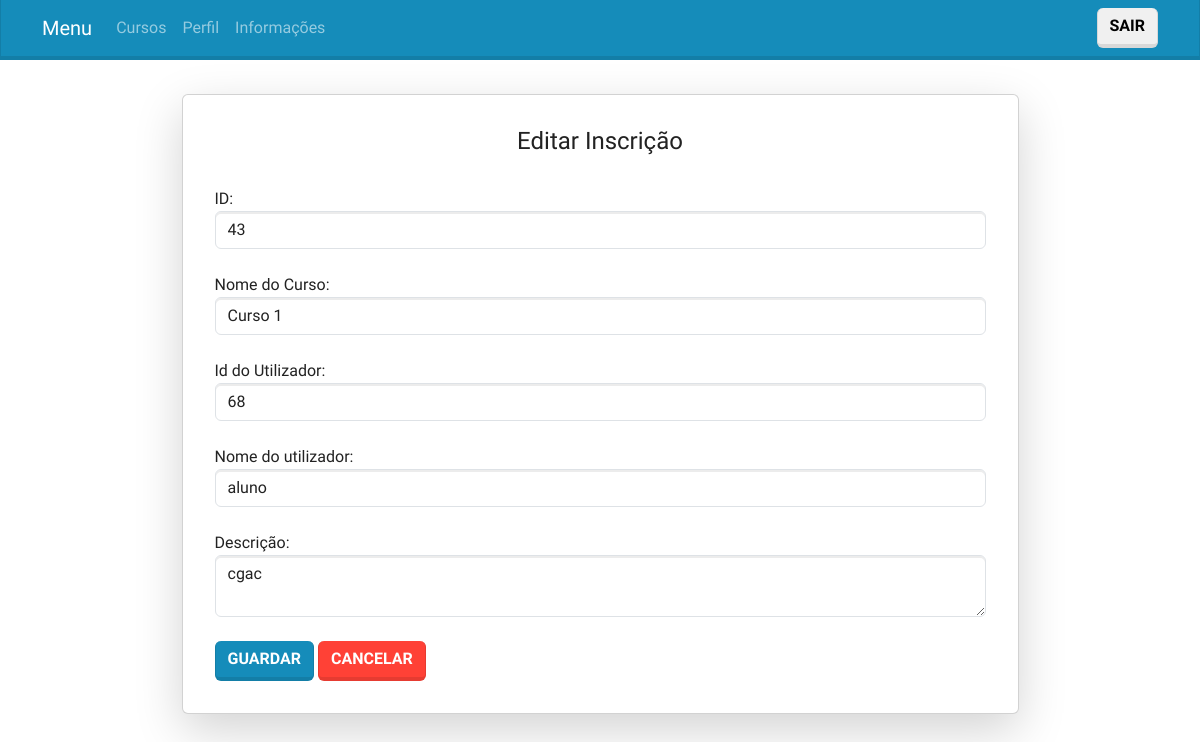
/paginas/editarInscricaoformulario.php?id=68&id_curso=43 (signed in), run on the app's committed database.
### tables this page shows
CREATE TABLE `inscricao` (
  `id_utilizador` int(40) NOT NULL,
  `id_curso` int(40) NOT NULL,
  `descricao` varchar(200) NOT NULL,
  `estado` int(1) NOT NULL DEFAULT 0
);

CREATE TABLE `curso` (
  `id_curso` int(40) NOT NULL,
  `nome` varchar(100) NOT NULL,
  `descricao` varchar(100) NOT NULL,
  `vagas` int(40) NOT NULL,
  `vagas_preenchidas` int(40) NOT NULL,
  `data_inicio` date NOT NULL,
  `data_fim` date NOT NULL,
  `metodo_selecao` varchar(100) NOT NULL
);

CREATE TABLE `utilizador` (
  `id_utilizador` int(40) NOT NULL,
  `nome` varchar(60) NOT NULL,
  `pass` varchar(100) NOT NULL,
  `morada` varchar(100) NOT NULL,
  `email` varchar(100) NOT NULL,
  `telemovel` int(10) NOT NULL,
  `tipo_utilizador` int(1) NOT NULL DEFAULT 0
);

### paginas/editarInscricaoformulario.php (the view, shortened to what this page needs)
<!DOCTYPE html>
<?php
include 'cabecalho.php';
?>
<?php if (isset($_SESSION['tipo_utilizador']) && $_SESSION['tipo_utilizador'] >= 1) : ?>
<html lang="pt">
<head>
    <link rel="stylesheet" href="bootstrap.css">
</head>
<body>
    <div class="container d-flex justify-content-center align-items-center mt-5" style="height: 80vh;">
        <div class="card shadow-lg p-3 mb-5 bg-white rounded w-75 align-items-center">
            <div class="card-body w-100">
                <h4 class="card-title text-center">Editar Inscrição</h4>
                <br>
                <?php
                if ($_SESSION['tipo_utilizador'] == 1) {
                    $sql = "SELECT c.nome AS nome_curso, i.descricao AS descricao, i.id_curso, i.id_utilizador
                            FROM inscricao i
                            INNER JOIN curso c ON i.id_curso = c.id_curso
                            WHERE i.id_utilizador = '{$_SESSION['id_utilizador']}' AND i.id_curso = '{$_GET['id_curso']}'";
                    $result = mysqli_query($conn, $sql);
                    $row = mysqli_fetch_assoc($result);
                } else if ($_SESSION['tipo_utilizador'] >= 2) {
                    $sql = "SELECT c.nome AS nome_curso, i.descricao AS descricao, i.id_curso, i.id_utilizador, u.nome AS nome_utilizador
                            FROM inscricao i
                            INNER JOIN curso c ON i.id_curso = c.id_curso
                            INNER JOIN utilizador u ON i.id_utilizador = u.id_utilizador
                            WHERE i.id_utilizador = '{$_GET['id']}' AND i.id_curso = '{$_GET['id_curso']}'";
                    $result = mysqli_query($conn, $sql);
                    $row = mysqli_fetch_assoc($result);
                }
                ?>
                <?php if ($row): ?>
                <form id="form1" name="form1" method="post" action="editarinscricao.php">
                    <div class="form-group">
                        <label for="id_curso">ID:</label>
                        <input type="text" class="form-control" name="id_curso" value="<?php echo $row['id_curso']; ?>" required readonly>
                    </div>
                    <br>
                    <div class="form-group">
                        <label for="nome">Nome do Curso:</label>
                        <input type="text" class="form-control" name="nome_curso" value="<?php echo $row['nome_curso']; ?>" required readonly>
                    </div>
                    <br>
                    <div class="form-group">
                        <label for="vagas">Id do Utilizador:</label>
                        <input type="text" class="form-control" name="id_utilizador" value="<?php echo $_SESSION['tipo_utilizador'] == 1 ? $_SESSION['id_utilizador'] : $_GET['id']; ?>" required readonly>
                    </div>
                    <br>
                    <div class="form-group">
                        <label for="vagas">Nome do utilizador:</label>
                        <input type="text" class="form-control" name="nome_utilizador" value="<?php echo $_SESSION['tipo_utilizador'] == 1 ? $_SESSION['nome'] : $row['nome_utilizador']; ?>" required readonly>
                    </div>
                    <br>
                    <div class="form-group">
                        <label for="descricao">Descrição:</label>
                        <textarea type="text" class="form-control" name="descricao" required><?php echo $row['descricao']; ?></textarea>
                    </div>
                    <br>
                    <input type="submit" name="Submit" value="Guardar" class="btn btn-primary"/>
                    <?php if($_SESSION['tipo_utilizador'] == 1){ ?>
                    <a type="button" class="btn btn-danger" href="inscricoes.php">Cancelar</a>
                    <?php }else{ ?>
                        <a type="button" class="btn btn-danger" href="cursos.php">Cancelar</a>
                    <?php } ?>
                </form>
                <?php else:?>
                <div class="alert alert-danger" role="alert">
                    Não foi possível encontrar a inscrição.
                </div>
                <?php endif; ?>
            </div>
        </div>
    </div>
</body>
</html>
<?php else:
header("Location: Erro.php");
exit();
?>
<?php endif; ?>

### data on the page
inscricao: id_curso "43", nome_curso "Curso 1", nome_utilizador "aluno", descricao "cgac"
